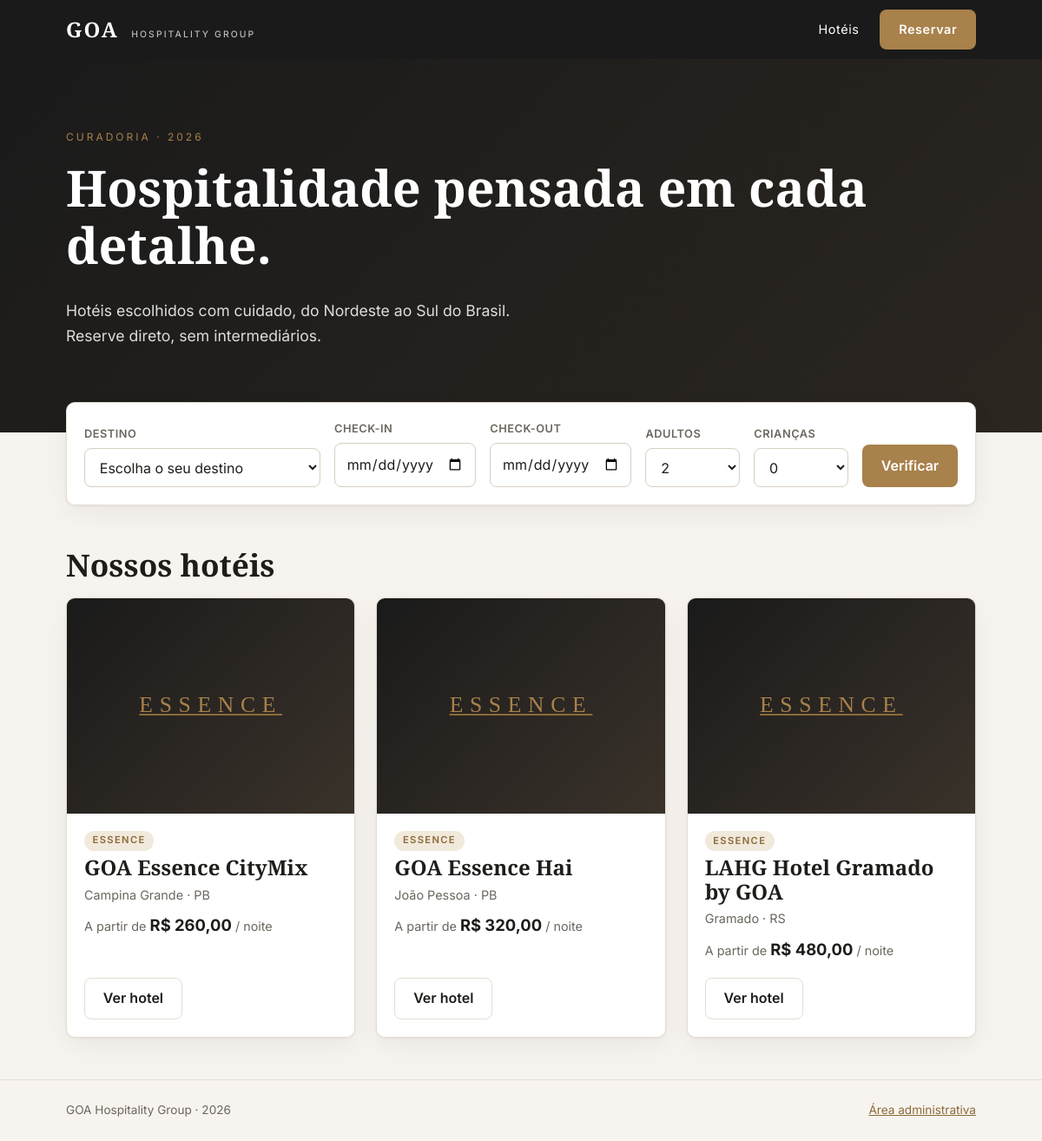
Screenshot of /public/ with the database file from the repository.
### tables this page shows
CREATE TABLE IF NOT EXISTS hoteis (
  id          INT UNSIGNED NOT NULL AUTO_INCREMENT,
  nome        VARCHAR(120) NOT NULL,
  slug        VARCHAR(140) NOT NULL,               
  bandeira    VARCHAR(30)  NOT NULL,               
  cidade      VARCHAR(80)  NOT NULL,
  uf          CHAR(2)      NOT NULL,
  descricao   TEXT         NULL,
  imagem      VARCHAR(255) NULL,                   
  ativo       TINYINT(1)   NOT NULL DEFAULT 1,     
  created_at  TIMESTAMP    NOT NULL DEFAULT CURRENT_TIMESTAMP,
  PRIMARY KEY (id),
  UNIQUE KEY uq_hoteis_slug (slug)
);

### includes/funcoes.php (called while the page is built, shortened)
<?php
function e(?string $texto): string
{
    return htmlspecialchars($texto ?? '', ENT_QUOTES, 'UTF-8');
}
function url(string $caminho = ''): string
{
    return BASE_URL . '/' . ltrim($caminho, '/');
}
function moeda($valor): string
{
    return 'R$ ' . number_format((float) $valor, 2, ',', '.');
}

### public/index.php (the view, shortened to what this page needs)
<?php
require __DIR__ . '/../config/database.php';
require __DIR__ . '/../includes/funcoes.php';
$hoteis = $pdo->query(
    'SELECT h.id, h.nome, h.slug, h.bandeira, h.cidade, h.uf, h.imagem,
            (SELECT MIN(t.preco_diaria) FROM tipos_quarto t
              WHERE t.hotel_id = h.id AND t.ativo = 1) AS preco_minimo
       FROM hoteis h
      WHERE h.ativo = 1
      ORDER BY h.nome'
)->fetchAll();
$hoje = date('Y-m-d');
require __DIR__ . '/../includes/header.php';
?>
<section class="hero">
  <div class="container">
    <p class="hero__etiqueta">Curadoria &middot; <?= date('Y') ?></p>
    <h1>Hospitalidade pensada em cada detalhe.</h1>
    <p class="hero__texto">Hotéis escolhidos com cuidado, do Nordeste ao Sul do Brasil. Reserve direto, sem intermediários.</p>
  </div>
</section>
<div class="container">
  <form class="busca" action="<?= url('reservar.php') ?>" method="get">
    <div class="campo">
      <label for="hotel">Destino</label>
      <select id="hotel" name="hotel" required>
        <option value="">Escolha o seu destino</option>
      </select>
    </div>
    <div class="campo">
      <label for="checkin">Check-in</label>
      <input type="date" id="checkin" name="checkin" min="<?= $hoje ?>" required>
    </div>
    <div class="campo">
      <label for="checkout">Check-out</label>
      <input type="date" id="checkout" name="checkout" min="<?= $hoje ?>" required>
    </div>
    <div class="campo campo--curto">
      <label for="adultos">Adultos</label>
      <select id="adultos" name="adultos">
        <?php for ($i = 1; $i <= 6; $i++): ?>
          <option value="<?= $i ?>"<?= $i === 2 ? ' selected' : '' ?>><?= $i ?></option>
        <?php endfor; ?>
      </select>
    </div>
    <div class="campo campo--curto">
      <label for="criancas">Crianças</label>
      <select id="criancas" name="criancas">
        <?php for ($i = 0; $i <= 4; $i++): ?>
          <option value="<?= $i ?>"><?= $i ?></option>
        <?php endfor; ?>
      </select>
    </div>
    <button type="submit" class="btn btn--destaque">Verificar</button>
  </form>
</div>
<section class="container secao">
  <h2>Nossos hotéis</h2>
  <?php if (empty($hoteis)): ?>
    <p>Nenhum hotel disponível no momento.</p>
  <?php else: ?>
    <div class="grade-cartoes">
      <?php foreach ($hoteis as $hotel): ?>
        <?php require __DIR__ . '/../includes/cartao_hotel.php'; ?>
      <?php endforeach; ?>
    </div>
  <?php endif; ?>
</section>
<?php
require __DIR__ . '/../includes/footer.php';

### includes/cartao_hotel.php
<?php
$link = url('hotel.php?slug=' . urlencode($hotel['slug']));
?>
<article class="cartao-hotel">
  <a class="cartao-hotel__imagem" href="<?= $link ?>" aria-label="Ver <?= e($hotel['nome']) ?>">
    <?php if (!empty($hotel['imagem'])): ?>
      <img src="<?= e(url($hotel['imagem'])) ?>" alt="<?= e($hotel['nome']) ?>" loading="lazy">
    <?php else: ?>
      <span class="placeholder"><?= e($hotel['bandeira']) ?></span>
    <?php endif; ?>
  </a>
  <div class="cartao-hotel__corpo">
    <span class="etiqueta"><?= e($hotel['bandeira']) ?></span>
    <h3><a href="<?= $link ?>"><?= e($hotel['nome']) ?></a></h3>
    <p class="local"><?= e($hotel['cidade']) ?> &middot; <?= e($hotel['uf']) ?></p>
    <?php if ($hotel['preco_minimo'] !== null): ?>
      <p class="preco">A partir de <strong><?= moeda($hotel['preco_minimo']) ?></strong> / noite</p>
    <?php endif; ?>
    <a class="btn btn--contorno" href="<?= $link ?>">Ver hotel</a>
  </div>
</article>

### public/css/style.css (style rules this page uses)
:root { --cor-fundo: #f7f4ef; --cor-card: #ffffff; --cor-texto: #1f1d1a; --cor-texto-suave: #6b665e; --cor-borda: #e4ded3; --cor-escura: #1a1a1a; --cor-destaque: #a8814b; --cor-destaque-escura: #8c6a3a; --cor-perigo: #b42318; --cor-sucesso: #1d6b45; --fonte-titulo: "Cormorant Garamond", Georgia, serif; --fonte-texto: "Inter", system-ui, -apple-system, "Segoe UI", Roboto, sans-serif; --raio: 10px; --sombra: 0 1px 3px rgba(0, 0, 0, 0.06), 0 10px 30px rgba(0, 0, 0, 0.05); }
*, *::before, *::after { box-sizing: border-box; }
body { margin: 0; min-height: 100vh; display: flex; flex-direction: column; font-family: var(--fonte-texto); color: var(--cor-texto); background: var(--cor-fundo); line-height: 1.6; }
h1, h2, h3 { margin: 0 0 0.5em; font-family: var(--fonte-titulo); font-weight: 600; line-height: 1.15; }
h1 { font-size: clamp(2.2rem, 5vw, 3.6rem); }
h2 { font-size: clamp(1.6rem, 3vw, 2.2rem); }
a { color: var(--cor-destaque-escura); }
.container { width: 100%; max-width: 1080px; margin: 0 auto; padding: 0 1rem; }
.secao { padding-top: 3rem; padding-bottom: 3rem; }
.btn { display: inline-flex; align-items: center; justify-content: center; padding: 0.65rem 1.3rem; border: 1px solid transparent; border-radius: 8px; font: inherit; font-weight: 600; text-decoration: none; cursor: pointer; transition: background 0.15s, border-color 0.15s, color 0.15s; }
.btn--destaque { background: var(--cor-destaque); color: #fff !important; }
.btn--contorno { background: transparent; color: var(--cor-texto); border-color: var(--cor-borda); }
.hero { background: linear-gradient(135deg, #1a1a1a 0%, #2b2620 100%); color: #fff; padding: 5rem 0; }
.hero__etiqueta { margin: 0 0 1rem; font-size: 0.75rem; letter-spacing: 0.25em; text-transform: uppercase; color: var(--cor-destaque); }
.hero__texto { max-width: 560px; font-size: 1.1rem; opacity: 0.85; }
.campo { display: flex; flex-direction: column; gap: 0.35rem; }
.campo label { font-size: 0.8rem; font-weight: 600; letter-spacing: 0.04em; text-transform: uppercase; color: var(--cor-texto-suave); }
.campo input, .campo select, .campo textarea { width: 100%; padding: 0.65rem 0.8rem; border: 1px solid #d6cfc2; border-radius: 8px; font: inherit; color: var(--cor-texto); background: #fff; transition: border-color 0.15s, box-shadow 0.15s; }
.busca { position: relative; margin-top: -2.2rem; display: grid; grid-template-columns: 2fr 1.2fr 1.2fr 0.8fr 0.8fr auto; align-items: end; gap: 1rem; padding: 1.25rem; background: var(--cor-card); border: 1px solid var(--cor-borda); border-radius: var(--raio); box-shadow: var(--sombra); }
.grade-cartoes { display: grid; grid-template-columns: repeat(auto-fill, minmax(290px, 1fr)); gap: 1.5rem; }
.cartao-hotel { display: flex; flex-direction: column; background: var(--cor-card); border: 1px solid var(--cor-borda); border-radius: var(--raio); box-shadow: var(--sombra); overflow: hidden; }
.cartao-hotel__imagem { display: block; aspect-ratio: 4 / 3; background: #2b2620; }
.placeholder { display: flex; align-items: center; justify-content: center; height: 100%; font-family: var(--fonte-titulo); font-size: 1.6rem; letter-spacing: 0.3em; color: var(--cor-destaque); background: linear-gradient(135deg, #1a1a1a, #3a322a); }
.cartao-hotel__corpo { display: flex; flex-direction: column; gap: 0.35rem; padding: 1.25rem; flex: 1; }
.cartao-hotel__corpo h3 { margin: 0; font-size: 1.5rem; }
.cartao-hotel__corpo h3 a { color: inherit; text-decoration: none; }
.cartao-hotel__corpo .btn { margin-top: auto; align-self: flex-start; }
.etiqueta { align-self: flex-start; padding: 0.15rem 0.6rem; font-size: 0.7rem; font-weight: 600; letter-spacing: 0.12em; color: var(--cor-destaque-escura); background: #f1e9db; border-radius: 999px; }
.local { margin: 0; color: var(--cor-texto-suave); font-size: 0.9rem; }
.preco { margin: 0.25rem 0 0.75rem; color: var(--cor-texto-suave); font-size: 0.9rem; }
.preco strong { color: var(--cor-texto); font-size: 1.15rem; }
.campo { min-width: 0; }
.campo input, .campo select, .campo textarea { min-width: 0; }

### rows the page displays
hoteis: bandeira "ESSENCE", nome "GOA Essence CityMix", cidade "Campina Grande", uf "PB", preco_minimo "R$ 260,00"
hoteis: bandeira "ESSENCE", nome "GOA Essence Hai", cidade "João Pessoa", uf "PB", preco_minimo "R$ 320,00"
hoteis: bandeira "ESSENCE", nome "LAHG Hotel Gramado by GOA", cidade "Gramado", uf "RS", preco_minimo "R$ 480,00"

### other values shown
$texto "Hotéis"
APP_NAME "GOA Hospitality Group"
form field adultos "2"
form field criancas "0"
